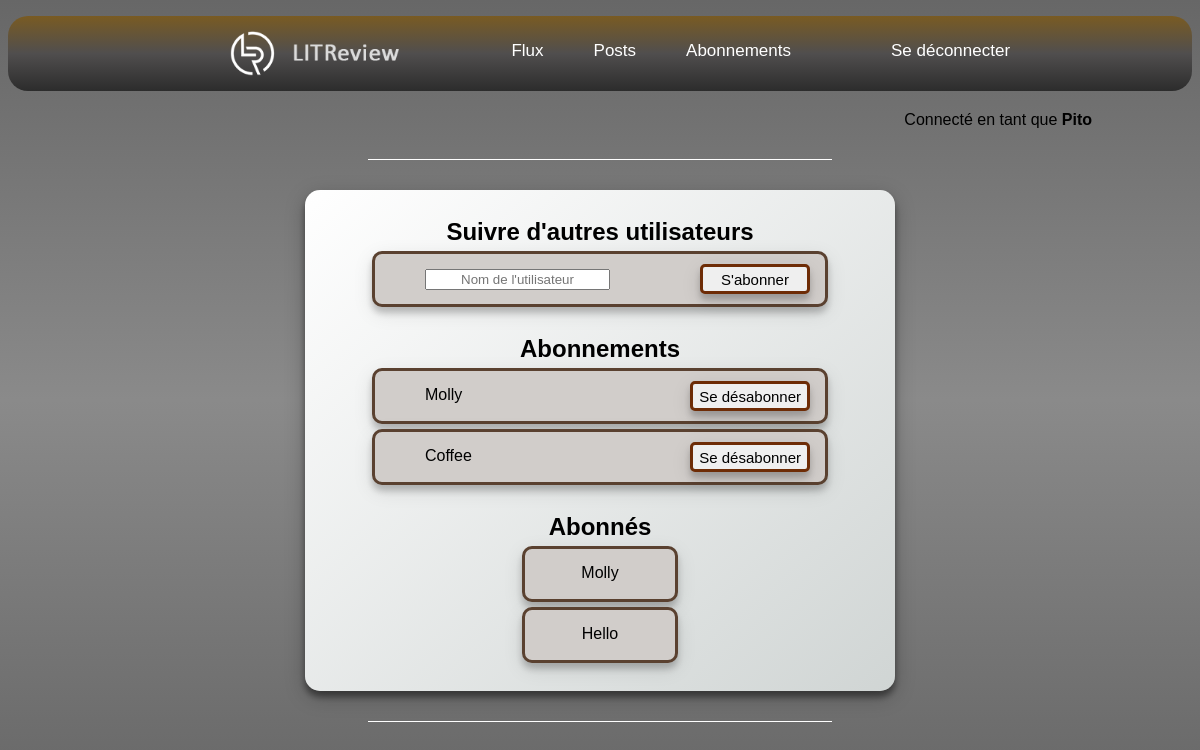
The app's page /review_ticketing/subscription/ (signed in), older data.
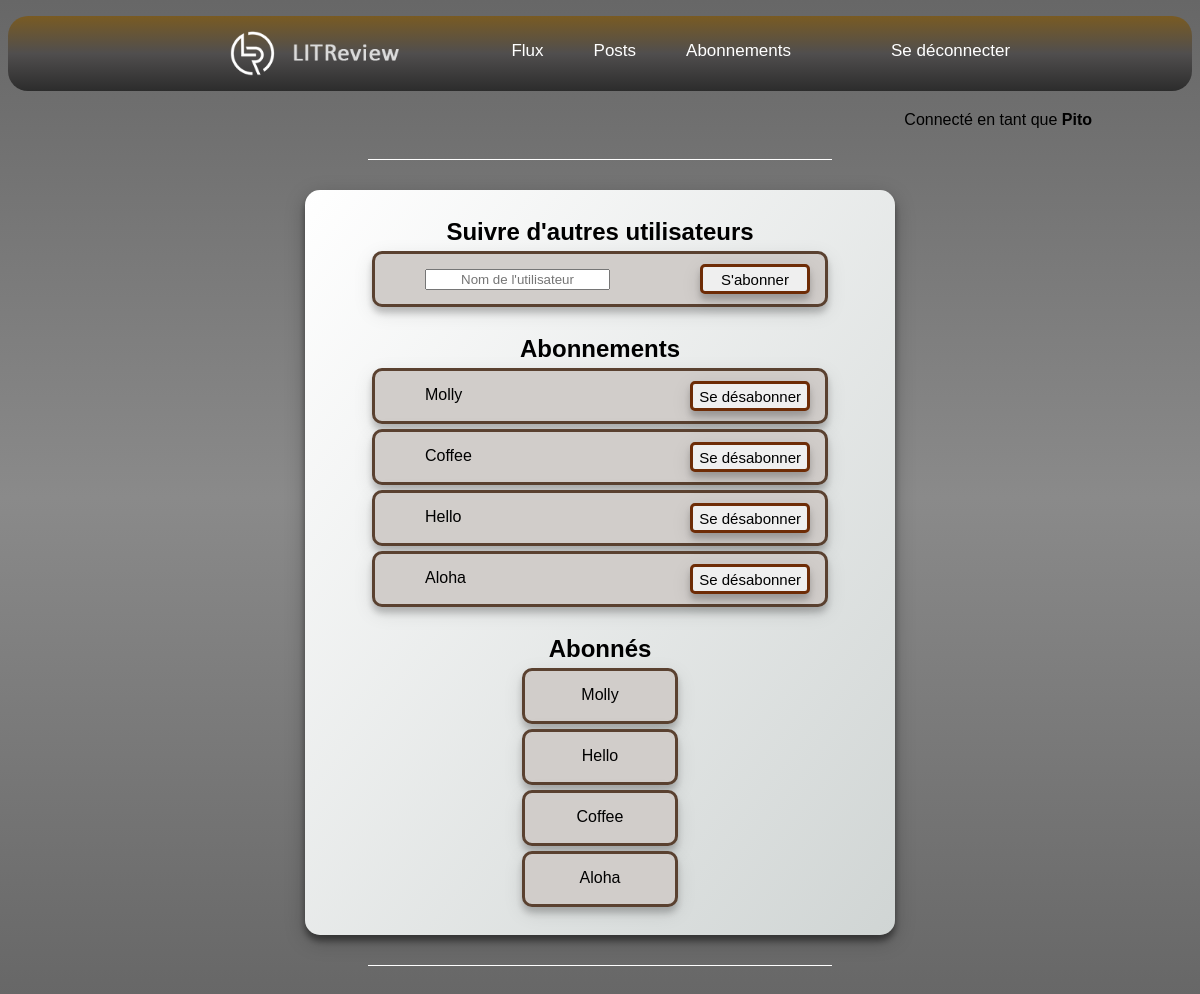
The same page, newer data.
### review_ticketing/models.py (models this page shows)
class UserFollows(models.Model):
    user = models.ForeignKey(settings.AUTH_USER_MODEL,
                             on_delete=models.CASCADE,
                             related_name="following")
    followed_user = models.ForeignKey(settings.AUTH_USER_MODEL,
                                      on_delete=models.CASCADE,
                                      related_name="followed_by")
    class Meta:
        unique_together = ("user", "followed_user")

### review_ticketing/views.py (the view, shortened to what this page needs)
@login_required
def subscription_page(request):
    users_followed = UserFollows.objects.filter(user=request.user)
    users_followers = UserFollows.objects.filter(followed_user=request.user)
    return render(request, "review_ticketing/subscription.html", context={"users_followed": users_followed,
                                                                          "users_followers": users_followers})

### review_ticketing/templates/review_ticketing/subscription.html (shortened to what this page needs)
{% extends 'review_ticketing/base.html' %}
{% block content %}
    <div class="post">
        <br>
        <h2>Suivre d'autres utilisateurs</h2>
        <form method="post">
            <div class="search">
                <input class="search_input" type="text" name="name" placeholder="Nom de l'utilisateur">
                <button class="search_btn" type="submit" >S'abonner</button>
            </div>
        </form>
        <br>
        <h2>Abonnements</h2>
        {% for followed in users_followed %}
            <div class="unfollow">
                <div class="unfollow_user"> {{ followed.followed_user }}</div>
                <button class="unfollow_btn"><a href="{% url 'unfollow' followed.id %}">Se désabonner</a></button>
            </div>
        {% endfor %}
        <br>
        <h2>Abonnés</h2>
        {% for follower in users_followers %}
            <div class="followed">
                <p class="followed_user">{{ follower.user }}</p>
            </div>
        {% endfor %}
        <br>
    </div>
    <div class="white-line"><hr></div>
{% endblock content %}

Row changes from the older to the newer data that the page shows:
added UserFollows: followed_user "Hello", shown under "Abonnements"
added UserFollows: followed_user "Aloha", shown under "Abonnements"
added UserFollows: user "Coffee", shown under "Abonnés"
added UserFollows: user "Aloha", shown under "Abonnés"
